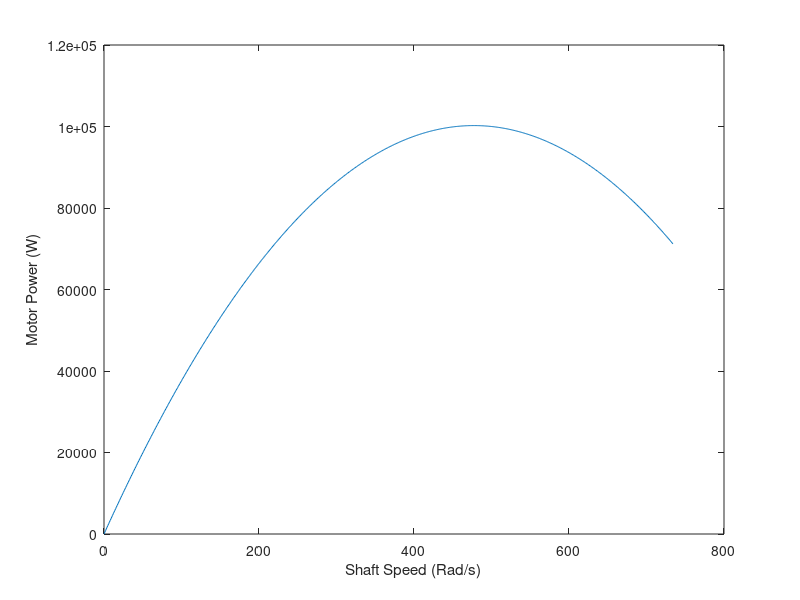
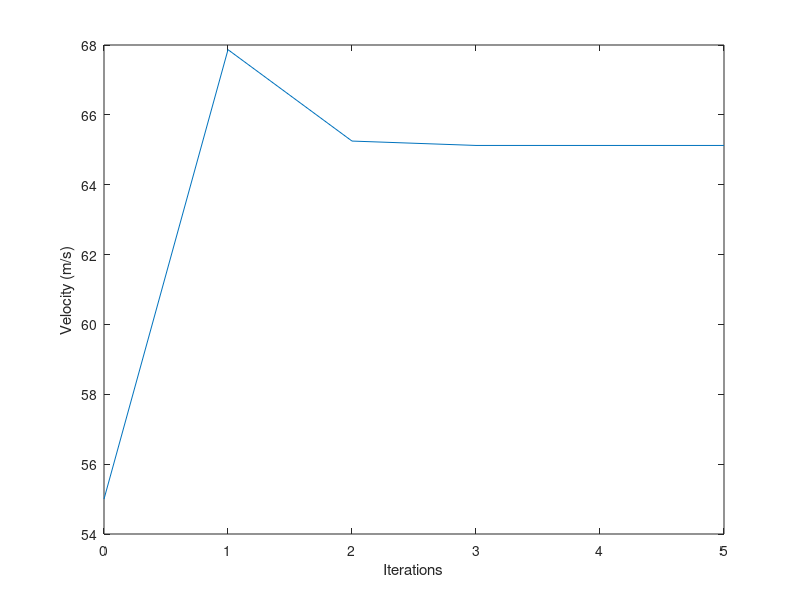
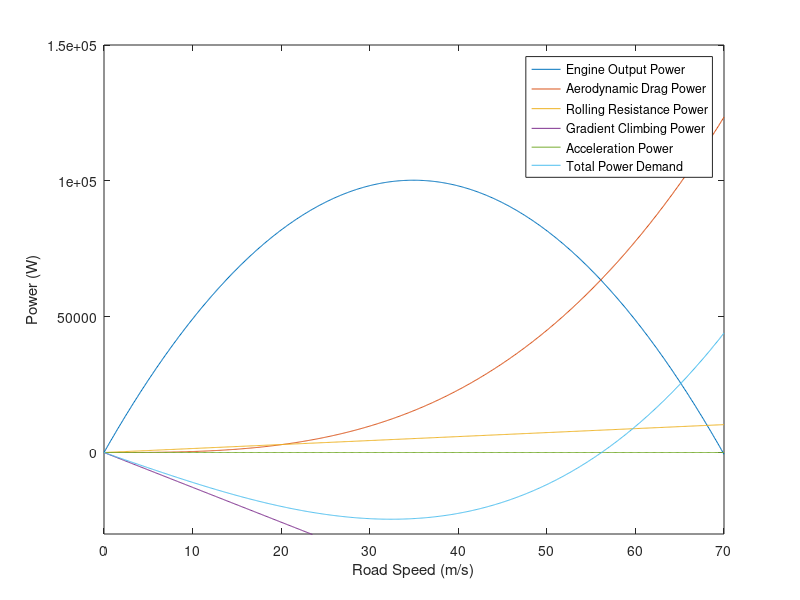

These figures' MATLAB source, in order:
% EMTH 171, Case Study 1
% Exersize 2, Power and speed of a car
% Use Newton's methods to solve for "V"
% Logan Lee and Samuel Thornbury

clear
clc
close all

% Global Variables---------------------------------------------------------
m = 1500; % mass of vehicle (kg)
cD = 0.30; % drag coefficent 
A = 2.0; % frontal area (m^2)
CRR = 0.010; % Coeffeceint depending on wheel and ground properties
R = 0.205; % wheel radius (m)
alpha = 420; % (W.s / rad)
beta = 0.440; % (W.s^2 / rad^2)
dR = 3.5; % final drive ratio
rGB = 0.80; % gearbox ratio
g = 9.81; % gravity (m/s^2)
p = 1.2; % air density (kg / m^3)
K = R/(dR*rGB); 

%**************************************************************************
% Motor Power Ouput and Shaft Speed Plot
%**************************************************************************

% Plotting Preparation-----------------------------------------------------

P_out = @(O) alpha*O - beta*O^2; % Power output
E_speed = [0 : 734]; % Engine Speed

P_outArray = [];
E_speedArray = [];

for ii = [0 : 734]
    P_outArray = [P_outArray, P_out(ii)];
end

% Motor Output / Shaft Speed Plotting-------------------------------------
figure(1)
plot( E_speed, P_outArray);
%title("Power output of a petrol engine as a function of speed");
xlabel("Shaft Speed (Rad/s)");
ylabel("Motor Power (W)");

%************************************************************************** 
% Newton's Method
%**************************************************************************

% Newton's Method Variables------------------------------------------------
V = 55; % Initial Guess of velocity 
N = 20; % Max number of iterations
tol = 0.0001; % Tolerance of V
resultArray = V; % begins the array of results with the initial guess 
iterations = 0; % to calculate number of iterations performed in for loop

% Case Variables-----------------------------------------------------------
a = 0; % Acceleration
theta = (-5 * pi)/180; % Angle of gradient

% Functions----------------------------------------------------------------
f = @(V) cD*A*0.5*p*V^3 + m*g*sin(theta)*V + CRR*m*g*cos(theta)*V... 
    + m*a*V - (alpha*V/K - beta*V^2/K^2);
% Derivative of the above function
d = @(V) 1.5*cD*A*p*V^2 + m*g*sin(theta) + CRR*m*g*cos(theta) + m*a...
    - (alpha/K - 2*beta*V/K^2);

% Newton's method for-loop-------------------------------------------------
for n = 1 : N
    iterations = iterations + 1;
    oldV = V;
    V = (V - (f(V) ./ d(V)));
    resultArray = [resultArray; V];
    if (abs(f(V)) < tol) && (abs(oldV - V) < tol)  
        break
    end
end

iterationsArray = [0: iterations];

% Plotting Newton's Method-------------------------------------------------
figure(2)
plot(iterationsArray, resultArray)
xlabel("Iterations")
ylabel("Velocity (m/s)")

%**************************************************************************
% Case 3
%**************************************************************************

% Case Variables (as stated above)-----------------------------------------
a = 0; % Acceleration
theta = (-5 * pi)/180; % Angle of gradient

% Plotting Preparation for Case--------------------------------------------
% Functions:
Peout = @(v) (alpha * v)/K - (beta*v^2)/K^2; % Power output 
Pd = @(V) cD*A*0.5*p*V^3; % Power dissipated by aerodynamic drag
Prr = @(v) CRR*m*g*cos(theta)*v; % Power dissaipated by rolling resistance
Pgc = @(v) m*g*sin(theta)*v; % Power consumed by climbing a gradient
Pa = @(v) m*a*v; % Power required to accelerate
Ptot = @(v) cD*A*0.5*p*v^3 + m*g*sin(theta)*v + CRR*m*g*cos(theta)*v ...
    + m*a*v; % Total power demand

% Arrays
PeoutArray = [];
PdArray = [];
PrrArray = [];
PgcArray = [];
PaArray = [];
PtotArray = [];

xArray = [0 : 0.1 : 70];

for ii = [0 : 0.1 : 70]
    PeoutArray = [PeoutArray, Peout(ii)];
    PdArray = [PdArray, Pd(ii)];
    PrrArray = [PrrArray, Prr(ii)];
    PgcArray = [PgcArray, Pgc(ii)];
    PaArray = [PaArray, Pa(ii)];
    PtotArray = [PtotArray, Ptot(ii)];
end

% Plotting the results-----------------------------------------------------
figure(3)
plot(xArray,PeoutArray, xArray,PdArray, xArray, PrrArray, xArray, PgcArray, ... 
xArray, PaArray, xArray, PtotArray);

%title("Power Demand Versus Engine Output Power")
legend("Engine Output Power", "Aerodynamic Drag Power", ...
"Rolling Resistance Power", "Gradient Climbing Power", ... 
"Acceleration Power", "Total Power Demand")
xlabel("Road Speed (m/s)")
ylabel("Power (W)")
ylim([-3e4, 15e4]);

V % Display Velocity